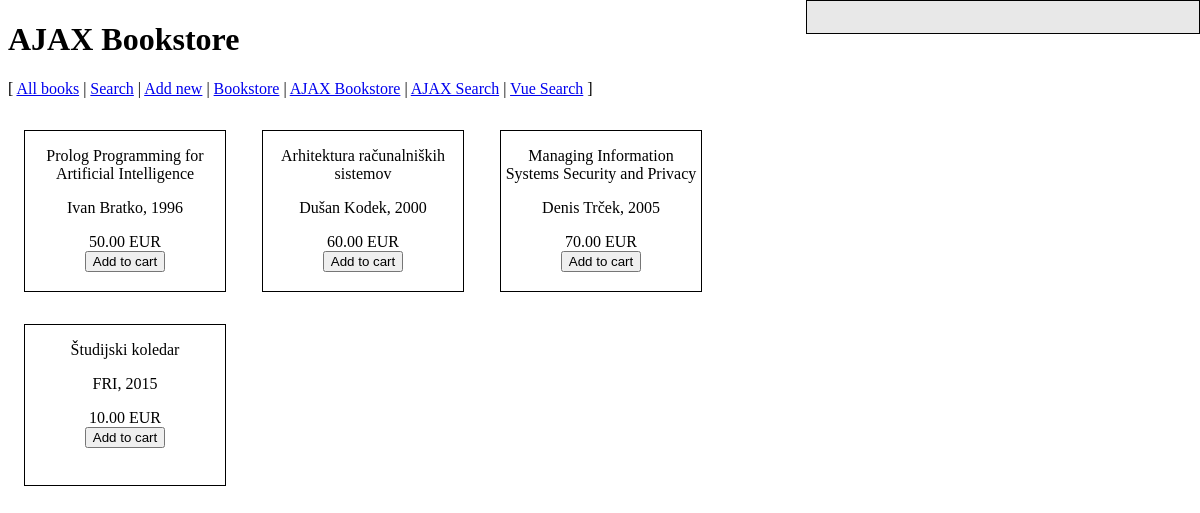
/index.php/store/ajax, run on the app's committed database.
### tables this page shows
CREATE TABLE IF NOT EXISTS `book` (
  `id` int(11) NOT NULL,
  `author` varchar(255) NOT NULL,
  `title` varchar(255) NOT NULL,
  `price` float NOT NULL DEFAULT '0',
  `year` int(4) NOT NULL
);

### controller/StoreController.php (called while the page is built, shortened)
<?php
class StoreController {
    public static function indexAjax() {
        ViewHelper::render("view/store-index-ajax.php", ["books" => BookDB::getAll()]);
    }
}

### model/BookDB.php (called while the page is built, shortened)
<?php
class BookDB {
    public static function getAll() {
        $db = DBInit::getInstance();
        $statement = $db->prepare("SELECT id, author, title, price, year FROM book");
        $statement->execute();
        return $statement->fetchAll();
    }
}

### view/store-index-ajax.php (the view, shortened to what this page needs)
<!DOCTYPE html>
<link rel="stylesheet" type="text/css" href="<?= ASSETS_URL . "style.css" ?>">
<h1>AJAX Bookstore</h1>
<p>[
<a href="<?= BASE_URL . "book" ?>">All books</a> |
<a href="<?= BASE_URL . "book/search" ?>">Search</a> |
<a href="<?= BASE_URL . "book/add" ?>">Add new</a> |
<a href="<?= BASE_URL . "store" ?>">Bookstore</a> |
<a href="<?= BASE_URL . "store/ajax" ?>">AJAX Bookstore</a> |
<a href="<?= BASE_URL . "book/search/ajax" ?>">AJAX Search</a> |
<a href="<?= BASE_URL . "book/search/vue" ?>">Vue Search</a>
]</p>
<div id="main">
    <?php foreach ($books as $book): ?>
        <div class="book">
            <p><?= $book["title"] ?></p>
            <p><?= $book["author"] ?>, <?= $book["year"] ?></p>
            <p><?= number_format($book["price"], 2) ?> EUR<br/>
            <button class="add-to-cart" data-id="<?= $book["id"] ?>">Add to cart</button></p>
        </div>
    <?php endforeach; ?>
</div>
<div id="cart"></div>

### assets/style.css (style rules this page uses)
#main { margin-right: auto; width: 70%; }
.book { display: inline-block; text-align: center; width: 200px; min-height: 160px; margin: 1em; border: 1px solid black; vertical-align: top; }
#cart { padding: 1em; position: fixed; top: 0; right: 0; border: 1px solid black; background-color: #E8E8E8; min-width: 30%; }

### data on the page
book: title "Prolog Programming for Artificial Intelligence", author "Ivan Bratko", year "1996", price "50.00"
book: title "Arhitektura računalniških sistemov", author "Dušan Kodek", year "2000", price "60.00"
book: title "Managing Information Systems Security and Privacy", author "Denis Trček", year "2005", price "70.00"
book: title "Študijski koledar", author "FRI", year "2015", price "10.00"
